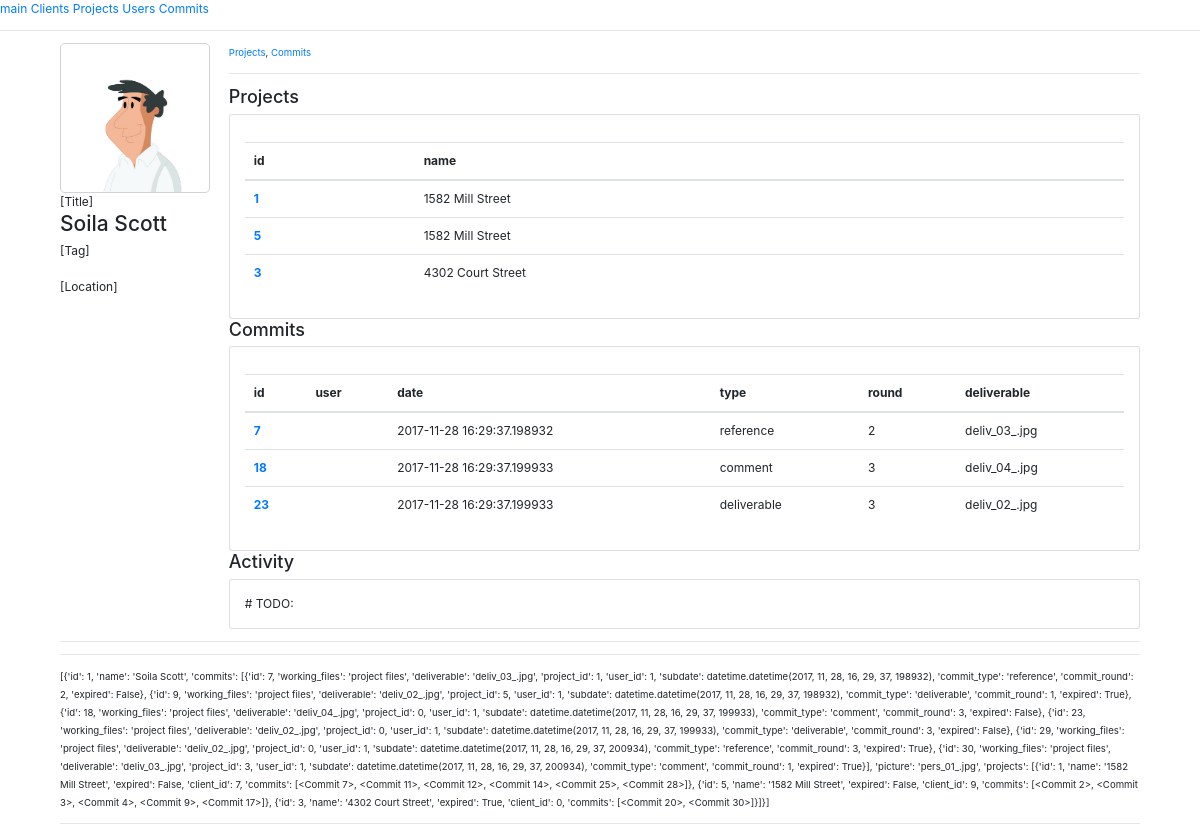
The page /user/1 on the database as committed earlier.
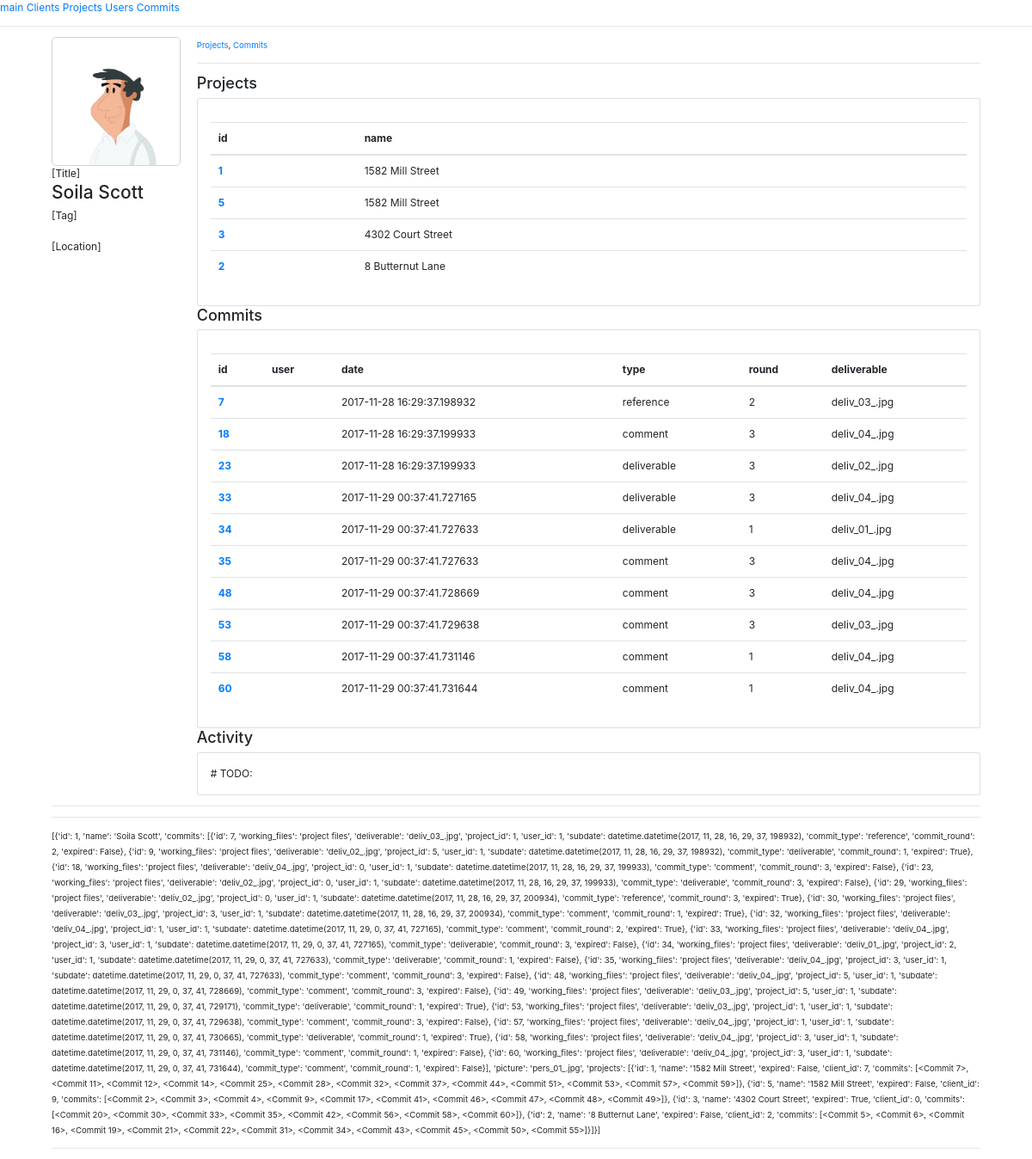
The same page on the database as committed later.
### app.py (models this page shows, shortened)
class Project(db.Model):
    id = db.Column(db.Integer, primary_key=True)
    name = db.Column(db.String)
    expired = db.Column(db.Boolean, default=False)
    client_id = db.Column(db.Integer, db.ForeignKey('client.id'),
        nullable=False)
    commits = db.relationship('Commit',
        backref=db.backref('Project', lazy=True))

class Commit(db.Model):
    id = db.Column(db.Integer, primary_key=True)
    working_files = db.Column(db.String)
    deliverable = db.Column(db.String)
    subdate = db.Column(db.DateTime, default=datetime.datetime.utcnow)
    commit_type = db.Column(db.String)
    commit_round = db.Column(db.Integer, default=1)
    expired = db.Column(db.Boolean, default=False)
    user_id = db.Column(db.Integer, db.ForeignKey('user.id'),
        nullable=False)
    project_id = db.Column(db.Integer, db.ForeignKey('project.id'),
        nullable=False)
    def __repr__(self):
        return '<Commit %r>' % self.id

### app.py (the view)
@app.route('/user/<int:id>')
def user(id):
    data = module.func.user_get(id)
    commits = []
    project_ids = []
    projects = []
    for commit in data[0]['commits']:
        raw_commit = Commit.query.filter_by(id=commit.id).first()
        commits.append(module.func.scheme_commit(raw_commit))
    data[0]['commits'] = commits
    for commit in data[0]['commits']:
        if commit['project_id'] not in project_ids:
            project_ids.append(commit['project_id'])
            raw_project = Project.query.filter_by(id=commit['project_id']).first()
            if raw_project != None:
                projects.append(module.func.scheme_project(raw_project))
    data[0]['projects'] = projects
    return render_template('user.html', data=data)

### module/func.py (called while the page is built)
def scheme_project(row):
    return {
        'id': row.id,
        'name': row.name,
        'expired': row.expired,
        'client_id': row.client_id,
        'commits': row.commits
    }

def scheme_user(row):
    return {
        'id': row.id,
        'name': row.name,
        'commits': row.commits,
        'picture': row.picture
    }

def scheme_commit(row):
    return {
        'id': row.id,
        'working_files': row.working_files,
        'deliverable': row.deliverable,
        'project_id': row.project_id,
        'user_id':row.user_id,
        'subdate': row.subdate,
        'commit_type': row.commit_type,
        'commit_round': row.commit_round,
        'expired': row.expired
    }

def user_get(id):
    row = app.User.query.filter_by(id=id).first()
    if row != None:
        output = []
        x = scheme_user(row)
        output.append(x)
        return output
    return []

### templates/user.html (shortened to what the changed rows need)
{% extends "base.html" %}
{% block content %}
<div style="display:flex">
    <div style="width: 200px;">
        [Title]<br>
        <br>
        <br>
    </div>
    <div style="width:100%;">
        <div>
            <div class="card" style="width: 100%;">
                <div class="card-body">
                    <p class="card-text">
                       <table class="table table-hover">
                            <thead>
                                <tr>
                                <th scope="col">id</th>
                                <th scope="col">name</th>
                                </tr>
                            </thead>
                            <tbody>
                                    {% for project in data.0.projects %}
                                    <tr>
                                    <th scope="row"><a href="/project/{{project.id}}">{{project.id}}</a></th>
                                    <td>{{project.name}}</td>
                                    </tr>
                            {% endfor %}
                            </tbody>
                        </table>
                    </p>
                </div>
            </div>
        </div>
        <div>
            {% for column, value in data.0.items() %}
            {% if column == 'commits' %}
            {% if column|length > 0 %}
            <h4>Commits</h4>
            <div class="card" style="width: 100%;">
                <div class="card-body">
                    <p class="card-text">
                    <table class="table table-hover">
                            <thead>
                                <tr>
                                <th scope="col">id</th>
                                <th scope="col">user</th>
                                <th scope="col">date</th>
                                <th scope="col">type</th>
                                <th scope="col">round</th>
                                <th scope="col">deliverable</th>
                                </tr>
                            </thead>
                            <tbody>
                            {% for column, value in data.0.items() %}
                            {% if column == 'commits'%}
                            {% if column|length > 0 %}
                                {% for commit in value %}
                                {% if commit.expired == False %}
                                    <tr>
                                    <th scope="row"><a href="/commit/{{commit.id}}">{{commit.id}}</a></th>
                                    <td><a href="/user/{{commit.user_id.id}}">{{commit.user_id.name}}</a></td>
                                    <td>{{commit.subdate}}</td>
                                    <td>{{commit.commit_type}}</td>
                                    <td>{{commit.commit_round}}</td>
                                    <td>{{commit.deliverable}}</td>
                                    </tr>
                                {% endif %}
                                {% endfor %}
                            {% endif %}
                            {% endif %}
                            {% endfor %}
                            </tbody>
                        </table>
                    </p>
                </div>
            </div>
            {% endif %}
            {% endif %}
            {% endfor %}
        </div>
    </div>
</div>
<hr>
        <hr>
        <small>{{data}}</small>
{% endblock %}

Rows that differ between the two databases and show on the page:
now on this page (row unchanged): Project: id "2", name "8 Butternut Lane"
computed for Commit "reference": id "…'comment', 'commit_round': 1, 'expired': True}], 'picture': 'pers_01_.jpg', 'projects': [{'id': 1, 'name': '1582 Mill Street', 'expired': False, 'client_id': 7, 'commits': [<Commit 7>, <Commit 11>, <Commit 12>, <Commit 14>, <Commit 25>, <Commit 28>]}, {'id': 5, 'name': '1582 Mill Street', 'expired': False, 'client_id': 9, 'commits': [<Commit 2>, <Commit 3>, <Commit 4>, <Commit 9>, <Commit 17>]}, {'id': 3, 'name': '4302 Court Street', 'expired': True, 'client_id': 0, 'commits': [<Commit 20>, <Commit 30>]}]}]" → "…'comment', 'commit_round': 1, 'expired': True}, {'id': 32, 'working_files': 'project files', 'deliverable': 'deliv_04_.jpg', 'project_id': 1, 'user_id': 1, 'subdate': datetime.datetime(2017, 11, 29, 0, 37, 41, 727165), 'commit_type': 'comment', 'commit_round': 2, 'expired': True}, {'id': 33, 'working_files': 'project files', 'deliverable': 'deliv_04_.jpg', 'project_id': 3, 'user_id': 1, 'subdate': datetime.datetime(2017, 11, 29, 0, 37, 41, 727165), 'commit_type': 'deliverable', 'commit_round': 3, 'expired': False}, {'id': 34, 'working_files': 'project files', 'deliverable': 'deliv_01_.jpg', 'project_id': 2, 'user_id': 1, 'subdate': datetime.datetime(2017, 11, 29, 0, 37, 41, 727633),…"
added Commit: id "33", subdate "2017-11-29 00:37:41.727165", commit_type "deliverable", commit_round "3", deliverable "deliv_04_.jpg"
added Commit: id "34", subdate "2017-11-29 00:37:41.727633", commit_type "deliverable", commit_round "1", deliverable "deliv_01_.jpg"
added Commit: id "35", subdate "2017-11-29 00:37:41.727633", commit_type "comment", commit_round "3", deliverable "deliv_04_.jpg"
added Commit: id "48", subdate "2017-11-29 00:37:41.728669", commit_type "comment", commit_round "3", deliverable "deliv_04_.jpg"
added Commit: id "53", subdate "2017-11-29 00:37:41.729638", commit_type "comment", commit_round "3", deliverable "deliv_03_.jpg"
added Commit: id "58", subdate "2017-11-29 00:37:41.731146", commit_type "comment", commit_round "1", deliverable "deliv_04_.jpg"
added Commit: id "60", subdate "2017-11-29 00:37:41.731644", commit_type "comment", commit_round "1", deliverable "deliv_04_.jpg"
